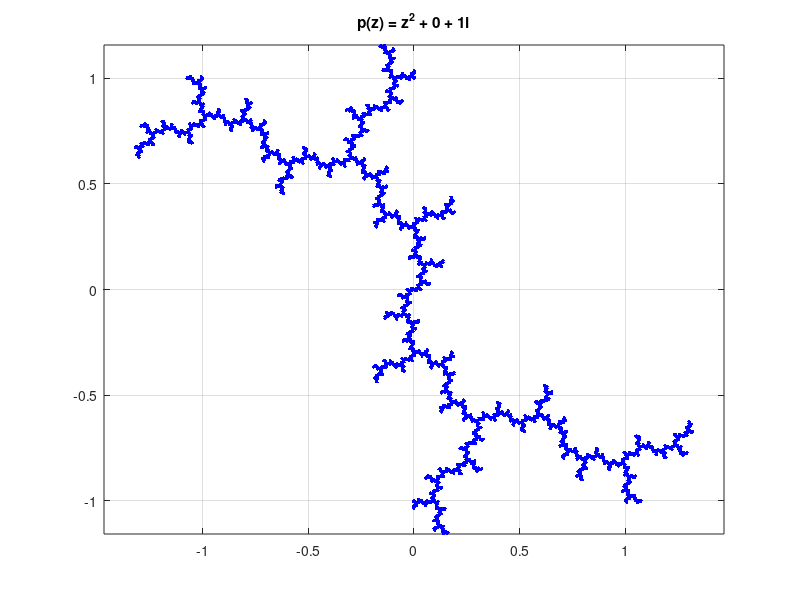

Write MATLAB code to recreate this figure.
% function julia1(c, N, colour)
%
% Draw the Julia set of p_c(z) = z^2 + c.
%
% c : Any complex number.  The default value is i.
% N : The number of backward iterations.  The default value is 17.
% colour : One of the colours accepted in Matlab plot/fill.
%          The default colour is blue.
%

function julia1(c, N, colour)
    if ( nargin < 3 )
        colour = 'blue';
        if ( nargin < 2 )
            N = 17;
            if ( nargin < 1 )
                c = i;
            end
        end
    end

    % Compute the repelling fixed point  (1 + sqrt(1 - 4c))/2 , where
    % sqrt(1 - 4c) is the square root of 1 - 4c with a non negative
    % real part.
    x = real(1-4*c);
    y = imag(1-4*c);
    q = sqrt(x^2+y^2);
    if ( x == 0 && y == 0 )
        u = 0;
        v = 0;
    elseif ( x > 0 )
        u = sqrt(2*(x+q))/2;
        v = y/(2*u);
    else
        v = sqrt(2*(-x+q))/2;
        u = y/(2*v);
    end;
    w = (1 + (u+i*v))/2;
    fprintf('%f + %f i is a repelling fixed point if c~= 1/4.\n',real(w),imag(w));
    fprintf('We use %f + %f i as starting point.\n',real(w),imag(w));

    % Compute the bachward iterations and draw the Julia set.
    x = real(w-c);
    y = imag(w-c);

    figure;
    for n = 1:N
        q = sqrt(x.^2+y.^2);
        for j = 1:length(x)
            if ( x(j) == 0 && y(j) == 0 )
                u(j) = 0;
                v(j) = 0;
            elseif ( x(j) > 0 )
                u(j) = sqrt(2*(x(j)+q(j)))/2;
                v(j) = y(j)/(2*u(j));
            else
                v(j) = sqrt(2*(-x(j)+q(j)))/2;
                u(j) = y(j)/(2*v(j));
            end;
        end
        x = [ u , -u ];
        y = [ v , -v ];

        % We draw the points.
        plot(x,y,'.','LineWidth',0.1,'Color',colour);

        % Go on with the next iteration (if there is one).
        x = [ u , -u ] - real(c);
        y = [ v , -v ] - imag(c);        
        hold on
    end
    axis equal;
    grid on
    title(['p(z) = z^2 + ',num2str(real(c)),' + ',num2str(imag(c)),'i']);
    hold off
    display('The drawing is completed.');
end
